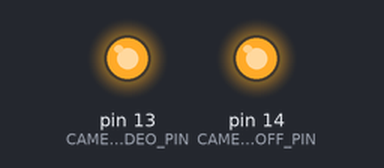
The sketch below on a simulated Arduino Uno, built with avr-gcc and run on an emulated ATmega328P. Shown: output pins drawn as LEDs (lit = HIGH). Pins used as bus, display or sensor lines are not drawn; what the sketch prints to the serial monitor is not drawn.

Above: at 0.1 s.
Timing chart, 0 to 126.9 s (numbered marks = the images above):
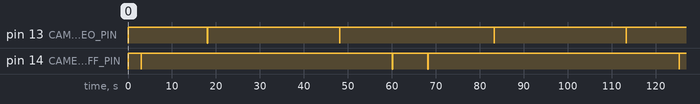

The sketch:

CamVideoTest.ino
```cpp
// (licence header left out)
//
int CAMERA_POWER_ON_OFF_PIN = 6;
int CAMERA_ON_OFF_PIN = 14;
int CAMERA_VIDEO_PIN = 13;

// the setup routine runs once when you press reset:
void setup() {
  Serial.begin(9600);

  Serial.println("Initialized");
  // initialize the digital pin as an output
  pinMode(CAMERA_POWER_ON_OFF_PIN, OUTPUT);
  pinMode(CAMERA_ON_OFF_PIN, OUTPUT);
  pinMode(CAMERA_VIDEO_PIN, OUTPUT);

  // active low signals
  digitalWrite(CAMERA_ON_OFF_PIN, HIGH);
  digitalWrite(CAMERA_VIDEO_PIN, HIGH);

  // active high signal
  digitalWrite(CAMERA_POWER_ON_OFF_PIN, LOW);

}

// the loop routine runs over and over again forever:
void loop() {

  Serial.println("Starting");
  Serial.println("Camera DC-DC on");
  digitalWrite(CAMERA_POWER_ON_OFF_PIN, HIGH);

  Serial.println("Delay for DC-DC activiation");
  delay(3000);

  // turn on the camera
  digitalWrite(CAMERA_ON_OFF_PIN, LOW);
  delay(50);
  digitalWrite(CAMERA_ON_OFF_PIN, HIGH);
  Serial.println("Camera on");
  Serial.println("Waiting 15 seconds for camera to boot...");
  delay(15000);

  // turn video recording on
  digitalWrite(CAMERA_VIDEO_PIN, LOW);
  delay(50);
  Serial.println("Video recording on");
  digitalWrite(CAMERA_VIDEO_PIN, HIGH);

  Serial.println("Delay 30 seconds");
  delay(30000);

  // turn video recording off
  Serial.println("Video recording off");
  digitalWrite(CAMERA_VIDEO_PIN, LOW);
  delay(50);
  digitalWrite(CAMERA_VIDEO_PIN, HIGH);

  Serial.println("Delay 120 seconds");
  delay(12000);

  // turn off the camera
  Serial.println("Camera off");
  digitalWrite(CAMERA_ON_OFF_PIN, LOW);
  delay(50);
  digitalWrite(CAMERA_ON_OFF_PIN, HIGH);

  Serial.println("Camera DC-DC off");
  digitalWrite(CAMERA_POWER_ON_OFF_PIN, LOW);
  Serial.println("Delay 5 seconds");
  delay(5000);
}
```
